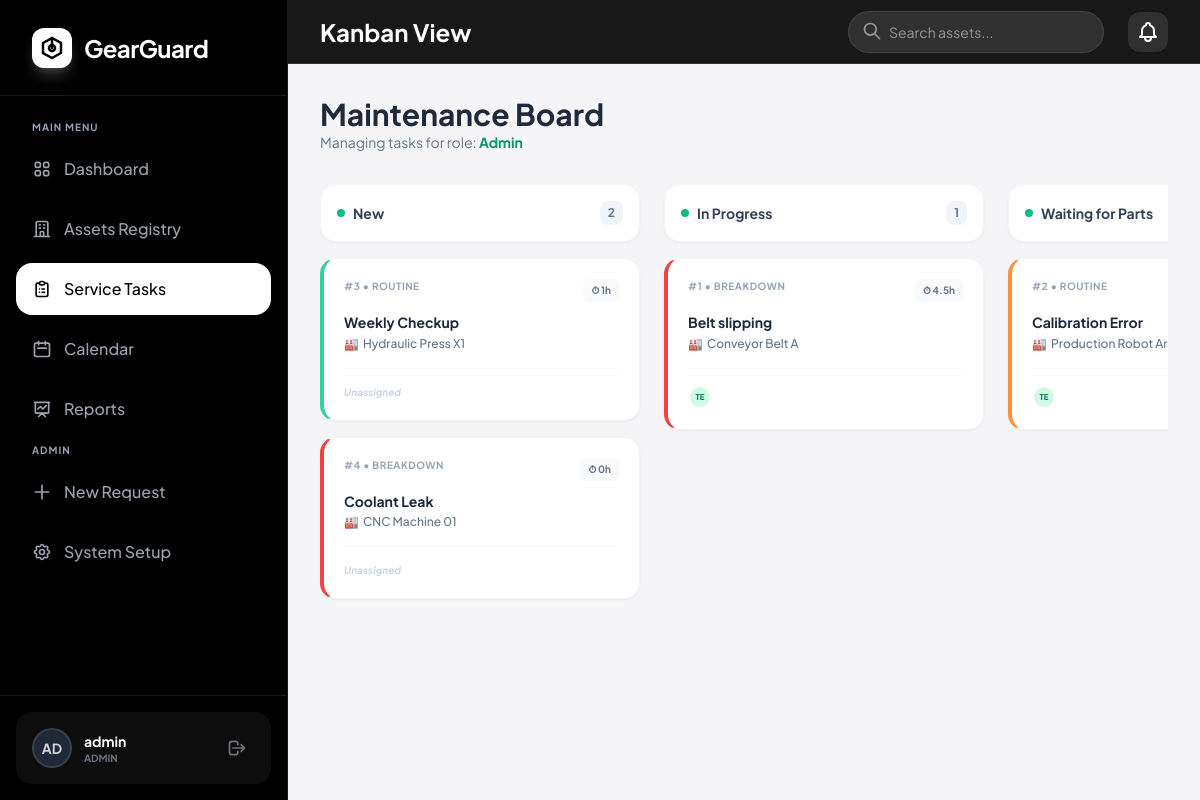
The page /kanban_view.php (signed in) on the database its author committed.
### tables this page shows
CREATE TABLE `requests` (
  `id` int(11) NOT NULL,
  `equipment_id` int(11) NOT NULL,
  `subject` varchar(150) DEFAULT NULL,
  `description` text DEFAULT NULL,
  `priority` enum('High','Medium','Low') DEFAULT 'Medium',
  `type` enum('Breakdown','Routine') DEFAULT 'Breakdown',
  `stage` enum('New','In Progress','Waiting for Parts','Repaired','Scrap') DEFAULT 'New',
  `assigned_to` int(11) DEFAULT NULL,
  `duration` float DEFAULT 0,
  `created_at` timestamp NOT NULL DEFAULT current_timestamp()
);

CREATE TABLE `equipment` (
  `id` int(11) NOT NULL,
  `name` varchar(100) NOT NULL,
  `serial_number` varchar(100) DEFAULT NULL,
  `model` varchar(100) DEFAULT NULL,
  `location` varchar(100) DEFAULT NULL,
  `preferred_tech_id` int(11) DEFAULT NULL,
  `team_id` int(11) DEFAULT NULL,
  `status` enum('Operational','Maintenance','Decommissioned') DEFAULT 'Operational',
  `next_service_date` date DEFAULT NULL,
  `purchase_date` date DEFAULT NULL,
  `description` text DEFAULT NULL
);

CREATE TABLE `users` (
  `id` int(11) NOT NULL,
  `username` varchar(50) NOT NULL,
  `password` varchar(255) NOT NULL,
  `role` enum('Admin','Manager','Technician') NOT NULL,
  `team` enum('IT','Mechanical','Electrical','General') DEFAULT 'General',
  `avatar` varchar(255) DEFAULT 'default_avatar.png'
);

### kanban_view.php (the view, shortened to what this page needs)
<?php
include 'db.php';
include 'header.php';
if (hasRole('Technician')) {
    $stmt = $pdo->prepare("
        SELECT r.*, e.name as ename, u.username as tech_name, u.avatar
        FROM requests r
        JOIN equipment e ON r.equipment_id = e.id
        LEFT JOIN users u ON r.assigned_to = u.id
        WHERE r.assigned_to = ?
    ");
    $stmt->execute([$_SESSION['user_id']]);
    $reqs = $stmt->fetchAll();
} else {
    $reqs = $pdo->query("
        SELECT r.*, e.name as ename, u.username as tech_name, u.avatar
        FROM requests r
        JOIN equipment e ON r.equipment_id = e.id
        LEFT JOIN users u ON r.assigned_to = u.id
    ")->fetchAll();
}
$stages = ['New', 'In Progress', 'Waiting for Parts', 'Repaired', 'Scrap'];
?>
<div class="mb-8 flex justify-between items-center">
    <div>
        <h2 class="text-3xl font-bold text-slate-800">Maintenance Board</h2>
        <p class="text-slate-500 text-sm">Managing tasks for role: <span
                class="text-emerald-600 font-bold"><?= $_SESSION['role'] ?></span></p>
    </div>
</div>
<div class="overflow-x-auto pb-8">
    <div class="flex gap-6 min-w-max">
        <?php foreach ($stages as $s): ?>
            <div class="w-80 flex-shrink-0">
                <div
                    class="flex items-center justify-between mb-4 bg-white p-4 rounded-2xl shadow-sm border border-slate-100">
                    <h3 class="font-bold text-slate-700 text-sm flex items-center gap-2">
                        <span class="w-2 h-2 rounded-full bg-emerald-500"></span>
                        <?= $s ?>
                    </h3>
                    <span class="bg-slate-100 text-slate-500 text-xs font-bold px-2 py-1 rounded-lg">
                        <?= count(array_filter($reqs, fn($r) => $r['stage'] == $s)) ?>
                    </span>
                </div>
                <div class="space-y-4 min-h-[50vh]">
                    <?php foreach ($reqs as $r): ?>
                        <?php if ($r['stage'] == $s): ?>
                            <?php
                            $borderClass = match ($r['priority']) {
                                'High' => 'border-l-4 border-l-red-500',
                                'Medium' => 'border-l-4 border-l-orange-400',
                                'Low' => 'border-l-4 border-l-emerald-400',
                                default => 'border-l-4 border-l-slate-200'
                            };
                            ?>
                            <div
                                class="bg-white p-5 rounded-2xl shadow-sm border border-slate-100 group hover:shadow-md transition-all relative overflow-hidden <?= $borderClass ?>">
                                <div class="flex justify-between items-start mb-3">
                                    <span class="text-[10px] uppercase font-bold text-slate-400 tracking-wider">#<?= $r['id'] ?> •
                                        <?= $r['type'] ?></span>
                                    <div class="flex items-center space-x-1">
                                        <span
                                            class="text-[10px] bg-slate-50 text-slate-500 px-2 py-1 rounded-md font-bold whitespace-nowrap">
                                            ⏱ <?= $r['duration'] ?>h
                                        </span>
                                    </div>
                                </div>
                                <h4 class="font-bold text-slate-800 text-sm mb-1 leading-tight">
                                    <?= htmlspecialchars($r['subject']) ?></h4>
                                <p class="text-xs text-slate-500 mb-4 font-medium flex items-center gap-1">
                                    <span>🏭</span> <?= htmlspecialchars($r['ename']) ?>
                                </p>
                                <div class="flex items-center justify-between pt-4 border-t border-slate-50">
                                    <?php if ($r['tech_name']): ?>
                                        <div class="flex items-center -space-x-2">
                                            <div class="w-6 h-6 rounded-full bg-emerald-100 border-2 border-white flex items-center justify-center text-[8px] font-bold text-emerald-700"
                                                title="<?= $r['tech_name'] ?>">
                                                <?= strtoupper(substr($r['tech_name'], 0, 2)) ?>
                                            </div>
                                        </div>
                                    <?php else: ?>
                                        <span class="text-[10px] text-slate-300 font-bold italic">Unassigned</span>
                                    <?php endif; ?>
                                </div>
                                <div
                                    class="absolute inset-x-0 bottom-0 bg-white/95 backdrop-blur px-4 py-2 translate-y-full group-hover:translate-y-0 transition-transform duration-200 border-t border-slate-100 flex gap-2 overflow-x-auto no-scrollbar">
                                </div>
                            </div>
                        <?php endif; ?>
                    <?php endforeach; ?>
                </div>
            </div>
        <?php endforeach; ?>
    </div>
</div>
</main>
</div>
</body>
</html>

### header.php (style rules this page uses)
body { font-family: 'Plus Jakarta Sans', sans-serif; background-color: #f5f5f7; color: #1d1d1f; }

### rows shown on the page
requests: id "3", type "ROUTINE", duration "1", subject "Weekly Checkup", equipment.name "Hydraulic Press X1", shows "Unassigned"
requests: id "4", type "BREAKDOWN", duration "0", subject "Coolant Leak", equipment.name "CNC Machine 01", shows "Unassigned"
requests: id "1", type "BREAKDOWN", duration "4.5", subject "Belt slipping", equipment.name "Conveyor Belt A", assigned_to.username "TE"
requests: id "2", type "ROUTINE", subject "Calibration Error", equipment.name "Production Robot…", assigned_to.username "TE"

### other values the page prints
substr($username, 0, 2) "AD"
$username "admin"
$role "ADMIN"
str_replace("_", " ", $page) "Kanban View"
$_SESSION['role'] "Admin"
$s "New"
count(array_filter($reqs, fn($r) => $r['stage'] == $s)) "2"
$s "In Progress"
count(array_filter($reqs, fn($r) => $r['stage'] == $s)) "1"
$s "Waiting for Parts"
